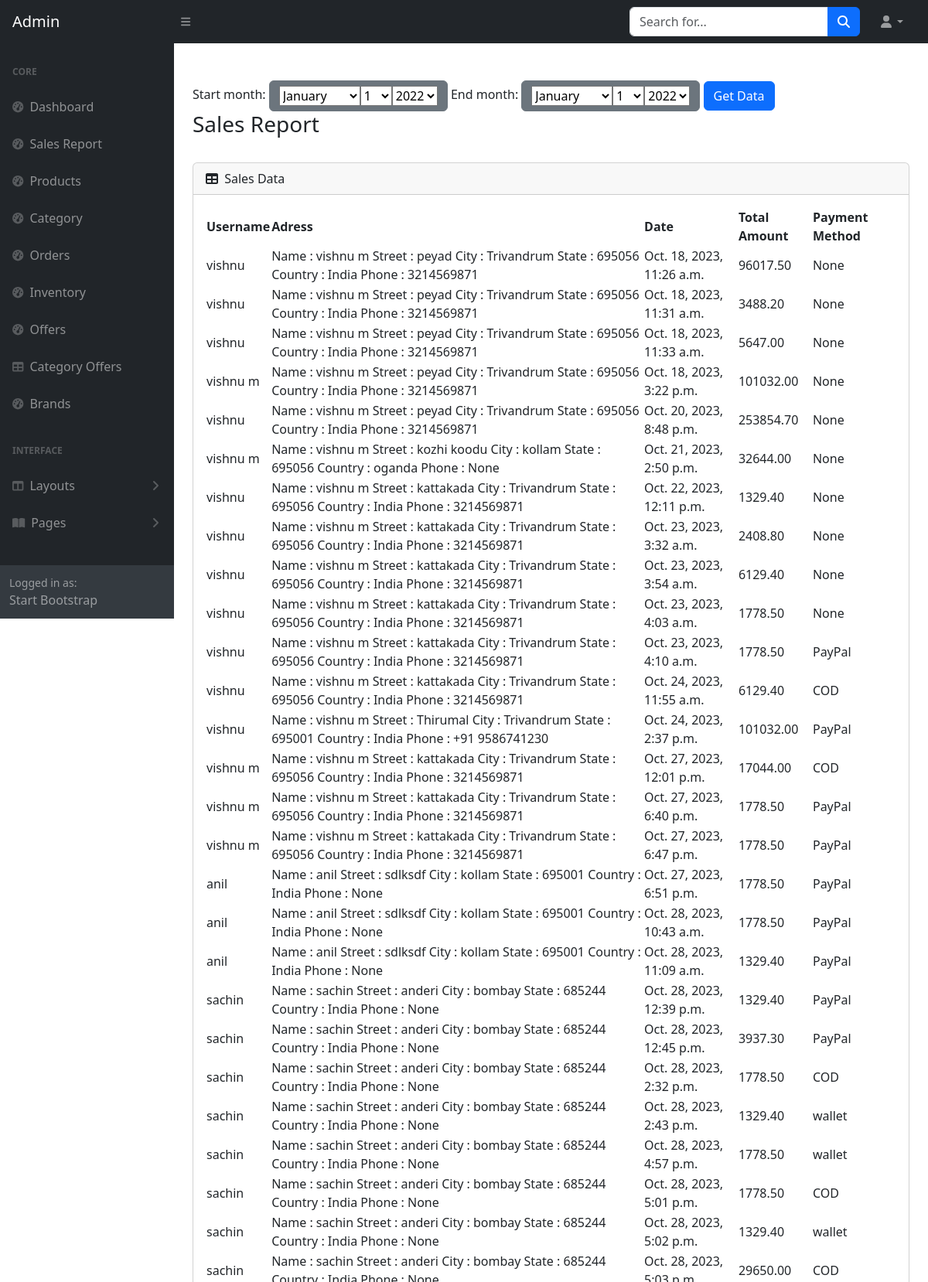
The app's page /salesReport/sales_report/ (upper part) with its own data.
### products/models.py (models this page shows, shortened)
class Orders(models.Model):
    STATUS_CHOICES = [
        ("Processing", "Processing"),
        ("Confirmed", "Confirmed"),
        ("Shipped", "Shipped"),
        ("Out for Delivery", "Out for Delivery"),
        ("Delivered", "Delivered"),
        ("Cancelled", "Cancelled"),
        ("Returned", "Returned"),
    ]
    user = models.ForeignKey(Custom_User, on_delete=models.DO_NOTHING)
    username = models.CharField(max_length=150, blank=True)
    shipping_address = models.ForeignKey(
        Address, related_name="orders_shipping", on_delete=models.SET_NULL, null=True
    )
    billing_address = models.ForeignKey(
        Address, related_name="orders_billing", on_delete=models.SET_NULL, null=True
    )
    order_date = models.DateTimeField(
        default=(timezone.now() + timedelta(hours=11, minutes=00))
    )
    total_amount = models.DecimalField(max_digits=10, decimal_places=2)
    status = models.CharField(
        max_length=20, choices=STATUS_CHOICES, default="Processing"
    )
    tracking_id = models.CharField(max_length=50, blank=True, null=True)
    payment_method = models.CharField(max_length=20, blank=True, null=True)
    class Meta:
        verbose_name_plural = "ORDERS"

class Address(models.Model):
    user = models.ForeignKey(Custom_User, on_delete=models.DO_NOTHING)
    name = models.CharField(max_length=200, blank=True)
    street_address = models.CharField(max_length=255)
    city = models.CharField(max_length=100)
    state = models.CharField(max_length=100, blank=True, null=True)
    postal_code = models.CharField(max_length=20)
    country = models.CharField(max_length=100)
    phone_number = models.CharField(max_length=20, null=True, blank=True)
    is_removed = models.BooleanField(default=False)
    class Meta:
        verbose_name_plural = "Address"
    def __str__(self) -> str:
        return f"Name : {self.user}\nStreet : {self.street_address}\nCity : {self.city}\nState : {self.postal_code}\nCountry : {self.country}\nPhone : {self.phone_number}"

class Custom_User(AbstractUser):
    STATUS_CHOICES = [
        ("Active", "Active"),
        ("Blocked", "Blocked"),
    ]
    email = models.EmailField(unique=True)  # Make the email field unique
    status = models.CharField(
        default="Active", max_length=20, null=True, blank=True, choices=STATUS_CHOICES
    )
    image = models.ImageField(upload_to="uploads/users/", null=True, blank=True)
    phone = models.CharField(max_length=14, null=True, blank=True)
    groups = models.ManyToManyField(Group, blank=True, related_name="custom_user_set")
    user_permissions = models.ManyToManyField(
        Permission, blank=True, related_name="custom_user_set"
    )
    def __str__(self):
        return self.username

### salesReport/views.py (the view)
# urls.py: path("sales_report/", views.sales_report, name="sales_report"),
def sales_report(request):
    orders = Orders.objects.all()
    if request.method == "POST":
        form = DateRangeForm(request.POST)
        if form.is_valid():
            start_month = form.cleaned_data["start_month"]
            end_month = form.cleaned_data["end_month"]
            daily_sales_data = Orders.objects.annotate(
                order_date_day=TruncDate('order_date')
            ).values('order_date_day').annotate(
                total_sales=Sum('orderitems__selling_price'),
                sales_count=Count('id')
            ).order_by('order_date_day').filter(
                Q(order_date_day__gte=start_month) & Q(order_date_day__lte=end_month)
            )
            current_orders = Orders.objects.filter(order_date__range=(start_month, end_month))
            formatted_dates = [entry['order_date_day'].strftime('%d-%B') for entry in daily_sales_data]
            sales_count = [entry['sales_count'] for entry in daily_sales_data]
            total_amounts = [float(entry['total_sales']) for entry in daily_sales_data]
            monthly_sales_data = Orders.objects.annotate(
                order_date_month=TruncMonth('order_date')
            ).values('order_date_month').annotate(
                total_sales=Sum('orderitems__selling_price')
            ).order_by('order_date_month').filter(
                Q(order_date_month__gte=start_month) & Q(order_date_month__lte=end_month)
            )
            formatted_months = [entry['order_date_month'].strftime('%B %Y') for entry in monthly_sales_data]
            total_monthly_sales = [float(entry['total_sales']) for entry in monthly_sales_data]
    else:
        form = DateRangeForm()
        current_orders = Orders.objects.all()
        daily_sales_data = Orders.objects.annotate(
            order_date_day=TruncDate('order_date')
        ).values('order_date_day').annotate(
            total_sales=Sum('orderitems__selling_price'),
            sales_count=Count('id')
        ).order_by('order_date_day')
        formatted_dates = [entry['order_date_day'].strftime('%d-%B') for entry in daily_sales_data]
        sales_count = [entry['sales_count'] for entry in daily_sales_data]
        total_amounts = [float(entry['total_sales']) for entry in daily_sales_data]
        monthly_sales_data = Orders.objects.annotate(
            order_date_month=TruncMonth('order_date')
        ).values('order_date_month').annotate(
            total_sales=Sum('orderitems__selling_price')
        ).order_by('order_date_month')
        formatted_months = [entry['order_date_month'].strftime('%B %Y') for entry in monthly_sales_data]
        total_monthly_sales = [float(entry['total_sales']) for entry in monthly_sales_data]
    print("daily sales data",daily_sales_data)
    context = {
        "daily_sales_data" : daily_sales_data,
        "orders" : orders,
        "dates": formatted_dates,
        "total_amounts": total_amounts,
        "total_monthly_sales" : total_monthly_sales,
        "formatted_months" : formatted_months,
        "sales_count" : sales_count,
        "form" : form,
        "current_orders": current_orders,
    }
    return render(request, "salesReport/sales_report.html", context)

### salesReport/forms.py
class DateRangeForm(forms.Form):
    start_month = forms.DateField(widget=forms.SelectDateWidget(years=range(2022, 2030)))
    end_month = forms.DateField(widget=forms.SelectDateWidget(years=range(2022, 2030)))

### salesReport/templates/salesReport/sales_report.html (shortened to what this page needs)
{% extends 'admindashboard.html' %}
{% load static %}
{% block body %}
<main>
    <div class="container-fluid px-4" >
        <br><br>
        <div style="display: flex;">
            <form method="post">
                {{ form.start_month.label_tag }} <div class="btn btn-secondary" >{{ form.start_month }}</div>
                {{ form.end_month.label_tag }} <div class="btn btn-secondary">{{ form.end_month }}</div>
                <button type="submit" class="btn btn-primary">Get Data</button>
            </form>
    </div>
        <h3>Sales Report</h3><br>
        <div class="card mb-4">
            <div class="card-header">
                <i class="fas fa-table me-1"></i>
                Sales Data
            </div>
            <div class="card-body">
                <table id="datatablesSimple">
                    <thead>
                        <tr>
                            <th>Username</th>
                            <th>Adress</th>
                            <th>Date</th>
                            <th>Total Amount</th>
                            <th>Payment Method</th>
                        </tr>
                    </thead>
                    <tbody>
                        {% for order in current_orders %}
                        <tr>
                            <td>{{order.username}}</td>
                            <td>{{order.shipping_address}}</td>
                            <td>{{order.order_date}}</td>
                            <td>{{order.total_amount}}</td>
                            <td>{{order.payment_method}}</td>
                        </tr>
                        {% endfor %}
                    </tbody>
                </table>
            </div>
        </div>
</main>
{% endblock body %}

### records on screen
Orders: username "vishnu", shipping_address "Name : vishnu m Street : peyad City : Trivandrum State : 695056 Country : India Phone : 3214569871", order_date "Oct. 18, 2023, 11:26 a.m.", total_amount "96017.50", payment_method "None"
Orders: username "vishnu", shipping_address "Name : vishnu m Street : peyad City : Trivandrum State : 695056 Country : India Phone : 3214569871", order_date "Oct. 18, 2023, 11:31 a.m.", total_amount "3488.20", payment_method "None"
Orders: username "vishnu", shipping_address "Name : vishnu m Street : peyad City : Trivandrum State : 695056 Country : India Phone : 3214569871", order_date "Oct. 18, 2023, 11:33 a.m.", total_amount "5647.00", payment_method "None"
Orders: username "vishnu m", shipping_address "Name : vishnu m Street : peyad City : Trivandrum State : 695056 Country : India Phone : 3214569871", order_date "Oct. 18, 2023, 3:22 p.m.", total_amount "101032.00", payment_method "None"
Orders: username "vishnu", shipping_address "Name : vishnu m Street : peyad City : Trivandrum State : 695056 Country : India Phone : 3214569871", order_date "Oct. 20, 2023, 8:48 p.m.", total_amount "253854.70", payment_method "None"
Orders: username "vishnu m", shipping_address "Name : vishnu m Street : kozhi koodu City : kollam State : 695056 Country : oganda Phone : None", order_date "Oct. 21, 2023, 2:50 p.m.", total_amount "32644.00", payment_method "None"
Orders: username "vishnu", shipping_address "Name : vishnu m Street : kattakada City : Trivandrum State : 695056 Country : India Phone : 3214569871", order_date "Oct. 22, 2023, 12:11 p.m.", total_amount "1329.40", payment_method "None"
Orders: username "vishnu", shipping_address "Name : vishnu m Street : kattakada City : Trivandrum State : 695056 Country : India Phone : 3214569871", order_date "Oct. 23, 2023, 3:32 a.m.", total_amount "2408.80", payment_method "None"
Orders: username "vishnu", shipping_address "Name : vishnu m Street : kattakada City : Trivandrum State : 695056 Country : India Phone : 3214569871", order_date "Oct. 23, 2023, 3:54 a.m.", total_amount "6129.40", payment_method "None"
Orders: username "vishnu", shipping_address "Name : vishnu m Street : kattakada City : Trivandrum State : 695056 Country : India Phone : 3214569871", order_date "Oct. 23, 2023, 4:03 a.m.", total_amount "1778.50", payment_method "None"
Orders: username "vishnu", shipping_address "Name : vishnu m Street : kattakada City : Trivandrum State : 695056 Country : India Phone : 3214569871", order_date "Oct. 23, 2023, 4:10 a.m.", total_amount "1778.50", payment_method "PayPal"
Orders: username "vishnu", shipping_address "Name : vishnu m Street : kattakada City : Trivandrum State : 695056 Country : India Phone : 3214569871", order_date "Oct. 24, 2023, 11:55 a.m.", total_amount "6129.40", payment_method "COD"
Orders: username "vishnu", shipping_address "Name : vishnu m Street : Thirumal City : Trivandrum State : 695001 Country : India Phone : +91 9586741230", order_date "Oct. 24, 2023, 2:37 p.m.", total_amount "101032.00", payment_method "PayPal"
Orders: username "vishnu m", shipping_address "Name : vishnu m Street : kattakada City : Trivandrum State : 695056 Country : India Phone : 3214569871", order_date "Oct. 27, 2023, 12:01 p.m.", total_amount "17044.00", payment_method "COD"
Orders: username "vishnu m", shipping_address "Name : vishnu m Street : kattakada City : Trivandrum State : 695056 Country : India Phone : 3214569871", order_date "Oct. 27, 2023, 6:40 p.m.", total_amount "1778.50", payment_method "PayPal"
Orders: username "vishnu m", shipping_address "Name : vishnu m Street : kattakada City : Trivandrum State : 695056 Country : India Phone : 3214569871", order_date "Oct. 27, 2023, 6:47 p.m.", total_amount "1778.50", payment_method "PayPal"
Orders: username "anil", shipping_address "Name : anil Street : sdlksdf City : kollam State : 695001 Country : India Phone : None", order_date "Oct. 27, 2023, 6:51 p.m.", total_amount "1778.50", payment_method "PayPal"
Orders: username "anil", shipping_address "Name : anil Street : sdlksdf City : kollam State : 695001 Country : India Phone : None", order_date "Oct. 28, 2023, 10:43 a.m.", total_amount "1778.50", payment_method "PayPal"
Orders: username "anil", shipping_address "Name : anil Street : sdlksdf City : kollam State : 695001 Country : India Phone : None", order_date "Oct. 28, 2023, 11:09 a.m.", total_amount "1329.40", payment_method "PayPal"
Orders: username "sachin", shipping_address "Name : sachin Street : anderi City : bombay State : 685244 Country : India Phone : None", order_date "Oct. 28, 2023, 12:39 p.m.", total_amount "1329.40", payment_method "PayPal"
Orders: username "sachin", shipping_address "Name : sachin Street : anderi City : bombay State : 685244 Country : India Phone : None", order_date "Oct. 28, 2023, 12:45 p.m.", total_amount "3937.30", payment_method "PayPal"
Orders: username "sachin", shipping_address "Name : sachin Street : anderi City : bombay State : 685244 Country : India Phone : None", order_date "Oct. 28, 2023, 2:32 p.m.", total_amount "1778.50", payment_method "COD"
Orders: username "sachin", shipping_address "Name : sachin Street : anderi City : bombay State : 685244 Country : India Phone : None", order_date "Oct. 28, 2023, 2:43 p.m.", total_amount "1329.40", payment_method "wallet"
Orders: username "sachin", shipping_address "Name : sachin Street : anderi City : bombay State : 685244 Country : India Phone : None", order_date "Oct. 28, 2023, 4:57 p.m.", total_amount "1778.50", payment_method "wallet"
Orders: username "sachin", shipping_address "Name : sachin Street : anderi City : bombay State : 685244 Country : India Phone : None", order_date "Oct. 28, 2023, 5:01 p.m.", total_amount "1778.50", payment_method "COD"
Orders: username "sachin", shipping_address "Name : sachin Street : anderi City : bombay State : 685244 Country : India Phone : None", order_date "Oct. 28, 2023, 5:02 p.m.", total_amount "1329.40", payment_method "wallet"
Orders: username "sachin", total_amount "29650.00", payment_method "COD"
